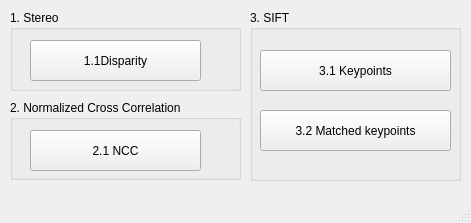
<?xml version="1.0" encoding="UTF-8"?>
<ui version="4.0">
 <class>MainWindow</class>
 <widget class="QMainWindow" name="MainWindow">
  <property name="geometry">
   <rect>
    <x>0</x>
    <y>0</y>
    <width>471</width>
    <height>223</height>
   </rect>
  </property>
  <property name="windowTitle">
   <string>cvdl2019_Hw2 (P78081528)</string>
  </property>
  <widget class="QWidget" name="centralwidget">
   <widget class="QGroupBox" name="groupBox">
    <property name="geometry">
     <rect>
      <x>10</x>
      <y>10</y>
      <width>231</width>
      <height>81</height>
     </rect>
    </property>
    <property name="title">
     <string>1. Stereo</string>
    </property>
    <widget class="QPushButton" name="b1_1">
     <property name="geometry">
      <rect>
       <x>20</x>
       <y>30</y>
       <width>171</width>
       <height>41</height>
      </rect>
     </property>
     <property name="text">
      <string>1.1Disparity</string>
     </property>
    </widget>
   </widget>
   <widget class="QGroupBox" name="groupBox_3">
    <property name="geometry">
     <rect>
      <x>10</x>
      <y>100</y>
      <width>231</width>
      <height>80</height>
     </rect>
    </property>
    <property name="title">
     <string>2. Normalized Cross Correlation</string>
    </property>
    <widget class="QPushButton" name="b2_1">
     <property name="geometry">
      <rect>
       <x>20</x>
       <y>30</y>
       <width>171</width>
       <height>41</height>
      </rect>
     </property>
     <property name="text">
      <string>2.1 NCC</string>
     </property>
    </widget>
   </widget>
   <widget class="QGroupBox" name="groupBox_4">
    <property name="geometry">
     <rect>
      <x>250</x>
      <y>10</y>
      <width>211</width>
      <height>171</height>
     </rect>
    </property>
    <property name="title">
     <string>3. SIFT</string>
    </property>
    <widget class="QPushButton" name="b3_1">
     <property name="geometry">
      <rect>
       <x>10</x>
       <y>40</y>
       <width>191</width>
       <height>41</height>
      </rect>
     </property>
     <property name="text">
      <string>3.1 Keypoints</string>
     </property>
    </widget>
    <widget class="QPushButton" name="b3_2">
     <property name="geometry">
      <rect>
       <x>10</x>
       <y>100</y>
       <width>191</width>
       <height>41</height>
      </rect>
     </property>
     <property name="text">
      <string>3.2 Matched keypoints</string>
     </property>
    </widget>
   </widget>
  </widget>
  <widget class="QMenuBar" name="menubar">
   <property name="geometry">
    <rect>
     <x>0</x>
     <y>0</y>
     <width>471</width>
     <height>22</height>
    </rect>
   </property>
  </widget>
  <widget class="QStatusBar" name="statusbar"/>
 </widget>
 <resources/>
 <connections/>
</ui>
